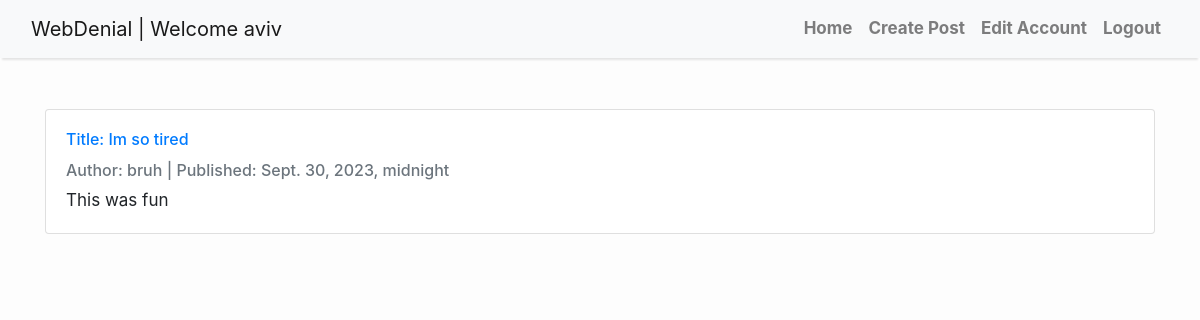
Page /details/8 (signed in) on the committed database.
### MessageBoard/models.py (models this page shows, shortened)
class Profile(AbstractUser, PermissionsMixin):
    objects = MyProfileManager()
    email = models.EmailField(max_length=100)
    username = models.CharField(max_length=40, unique=True)
    date_joined = models.DateTimeField(auto_now_add=True)
    last_login =  models.DateTimeField(auto_now=True)
    is_admin = models.BooleanField(default=False)
    is_active = models.BooleanField(default=False)
    is_staff = models.BooleanField(default=False)
    is_superuser = models.BooleanField(default=False)
    posts = models.OneToOneField('Post',on_delete=models.PROTECT, null=True)
    USERNAME_FIELD = 'username'

class Post(models.Model):
    class Meta:
        ordering = ["-publish_date"]
    title = models.TextField()
    text = models.TextField()
    date_created = models.DateTimeField(auto_now_add=True)
    publish_date = models.DateTimeField(blank=True, null=True)
    published = models.BooleanField(default=False)
    author = models.ForeignKey(Profile, on_delete=models.PROTECT)

### MessageBoard/views.py (the view)
# urls.py: path('details/<int:pk>', PostDetailView.as_view(), name='details'),
class PostDetailView(DetailView):
    model = Post
    template_name = 'details.html'

### WebDenial/templates/details.html (shortened to what this page needs)
{% extends 'base.html' %}
{% block content %}
{% if user.is_authenticated %}
{% include 'components/loginNav.html' %}
<br>
<br>
<div class="container">
  <div class="card mb-4">
      <div class="card-body">
          <h6 class="card-title"><a href = "{% url 'details' post.pk %}">Title: {{ post.title }}</a></h6>
          <p class="card-text text-muted h6">Author: {{ post.author }} | Published: {{ post.publish_date}} </p>
          <p class="card-text">{{post.text}}</p>
      </div>
  </div>
</div>
{% else %}
{% include 'components/logoutNav.html' %}
  <p>You are not logged in</p>
  <a href="http://localhost:8000/login">Log In</a>
{% endif %}
{% endblock %}

### WebDenial/templates/components/loginNav.html (shortened to what this page needs)
{% load static %}
<nav class="navbar navbar-expand-lg navbar-light bg-light shadow" id="mainNav">
    <div class="container-fluid">
         <a class="navbar-brand" href="{% url 'home' %}">WebDenial |  Welcome {{user.username | escape}}</a>
        <div class="collapse navbar-collapse" id="navbarResponsive">
            <ul class="navbar-nav ml-auto">
                <li class="nav-item text-black">
                    <a class="nav-link text-black font-weight-bold" href="/">Home</a>
                </li>
                <li class="nav-item text-black">
                    <a class="nav-link text-black font-weight-bold" href="/create_post">Create Post</a>
                </li>
                <li class="nav-item text-black">
                    <a class="nav-link text-black font-weight-bold" href="/edit_account">Edit Account</a>
                </li>
                <li class="nav-item text-black">
                  <a class="nav-link text-black font-weight-bold" href="http://localhost:8000/logout">Logout</a>
              </li>
            </ul>
        </div>
    </div>
</nav>

### WebDenial/templates/base.html (style rules this page uses)
body { font-size: 17px; background-color: #fdfdfd; }
.shadow { box-shadow: 0 4px 2px -2px rgba(0, 0, 0, 0.1); }

### rows in the picture
Profile: username "aviv"
Post: title "Im so tired", author "bruh", publish_date "Sept. 30, 2023, midnight", text "This was fun"
